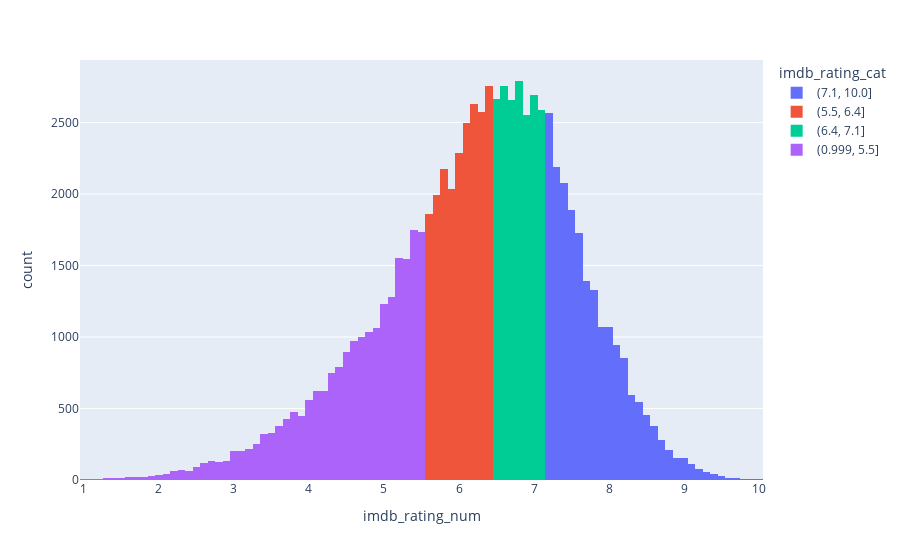

Write notebook code for a chart like this one.
### Code cell
px.histogram(model_df, 'imdb_rating_num', color='imdb_rating_cat')

### Figure 1 — Plotly figure (JSON) as saved in the notebook; plotly's stock layout.template omitted (floating-point values rounded to 4 significant figures; data arrays with more than 128 entries replaced by an {"elided": "..."} marker saying what was removed)
{"data": [{"alignmentgroup": "True", "bingroup": "x", "hovertemplate": "imdb_rating_cat=(7.1, 10.0]<br>imdb_rating_num=%{x}<br>count=%{y}<extra></extra>", "legendgroup": "(7.1, 10.0]", "marker": {"color": "#636efa", "pattern": {"shape": ""}}, "name": "(7.1, 10.0]", "offsetgroup": "(7.1, 10.0]", "orientation": "v", "showlegend": true, "type": "histogram", "x": {"elided": "20225 float values"}, "xaxis": "x", "yaxis": "y"}, {"alignmentgroup": "True", "bingroup": "x", "hovertemplate": "imdb_rating_cat=(5.5, 6.4]<br>imdb_rating_num=%{x}<br>count=%{y}<extra></extra>", "legendgroup": "(5.5, 6.4]", "marker": {"color": "#EF553B", "pattern": {"shape": ""}}, "name": "(5.5, 6.4]", "offsetgroup": "(5.5, 6.4]", "orientation": "v", "showlegend": true, "type": "histogram", "x": {"elided": "20812 float values"}, "xaxis": "x", "yaxis": "y"}, {"alignmentgroup": "True", "bingroup": "x", "hovertemplate": "imdb_rating_cat=(6.4, 7.1]<br>imdb_rating_num=%{x}<br>count=%{y}<extra></extra>", "legendgroup": "(6.4, 7.1]", "marker": {"color": "#00cc96", "pattern": {"shape": ""}}, "name": "(6.4, 7.1]", "offsetgroup": "(6.4, 7.1]", "orientation": "v", "showlegend": true, "type": "histogram", "x": {"elided": "18702 float values"}, "xaxis": "x", "yaxis": "y"}, {"alignmentgroup": "True", "bingroup": "x", "hovertemplate": "imdb_rating_cat=(0.999, 5.5]<br>imdb_rating_num=%{x}<br>count=%{y}<extra></extra>", "legendgroup": "(0.999, 5.5]", "marker": {"color": "#ab63fa", "pattern": {"shape": ""}}, "name": "(0.999, 5.5]", "offsetgroup": "(0.999, 5.5]", "orientation": "v", "showlegend": true, "type": "histogram", "x": {"elided": "21691 float values"}, "xaxis": "x", "yaxis": "y"}], "layout": {"barmode": "relative", "legend": {"title": {"text": "imdb_rating_cat"}, "tracegroupgap": 0}, "margin": {"t": 60}, "xaxis": {"anchor": "y", "domain": [0, 1], "title": {"text": "imdb_rating_num"}}, "yaxis": {"anchor": "x", "domain": [0, 1], "title": {"text": "count"}}}}
